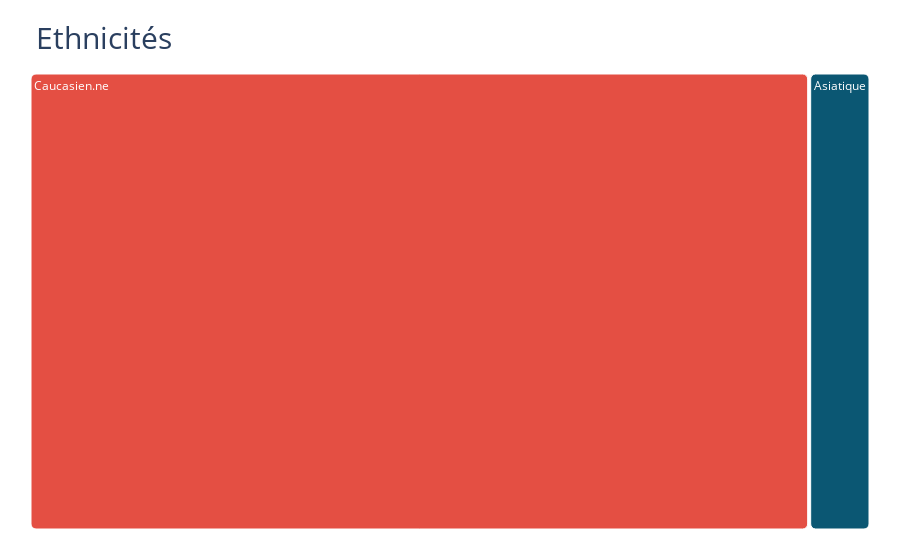

Here is the notebook cell this chart was saved with:
### Code cell
#creer treemap
import plotly.express as px

fig = px.treemap(data, path=[data["Ethnicites"]],
                 title="Ethnicités",color_discrete_sequence=["#e44f43","#0b5773", 
                     ]
                 )
fig.update_traces(marker=dict(cornerradius=5))

fig.update_layout(
    margin = dict(t=50, l=25, r=25, b=25),
    title_font=dict(size=30),
    title_x=0.04, title_y=0.95
)
#mettre en commenteire pour voir les infos comme "count" en hover
fig.data[0].hovertemplate='<b></b>%{label}'

fig.show()

### Figure 1 — Plotly figure (JSON) as saved in the notebook; plotly's stock layout.template omitted (floating-point values rounded to 4 significant figures)
{"data": [{"branchvalues": "total", "domain": {"x": [0, 1], "y": [0, 1]}, "hovertemplate": "<b></b>%{label}", "ids": ["Asiatique", "Caucasien.ne"], "labels": ["Asiatique", "Caucasien.ne"], "marker": {"cornerradius": 5}, "name": "", "parents": ["", ""], "type": "treemap", "values": [7, 89]}], "layout": {"legend": {"tracegroupgap": 0}, "margin": {"b": 25, "l": 25, "r": 25, "t": 50}, "title": {"font": {"size": 30}, "text": "Ethnicités", "x": 0.04, "y": 0.95}, "treemapcolorway": ["#e44f43", "#0b5773"]}}
